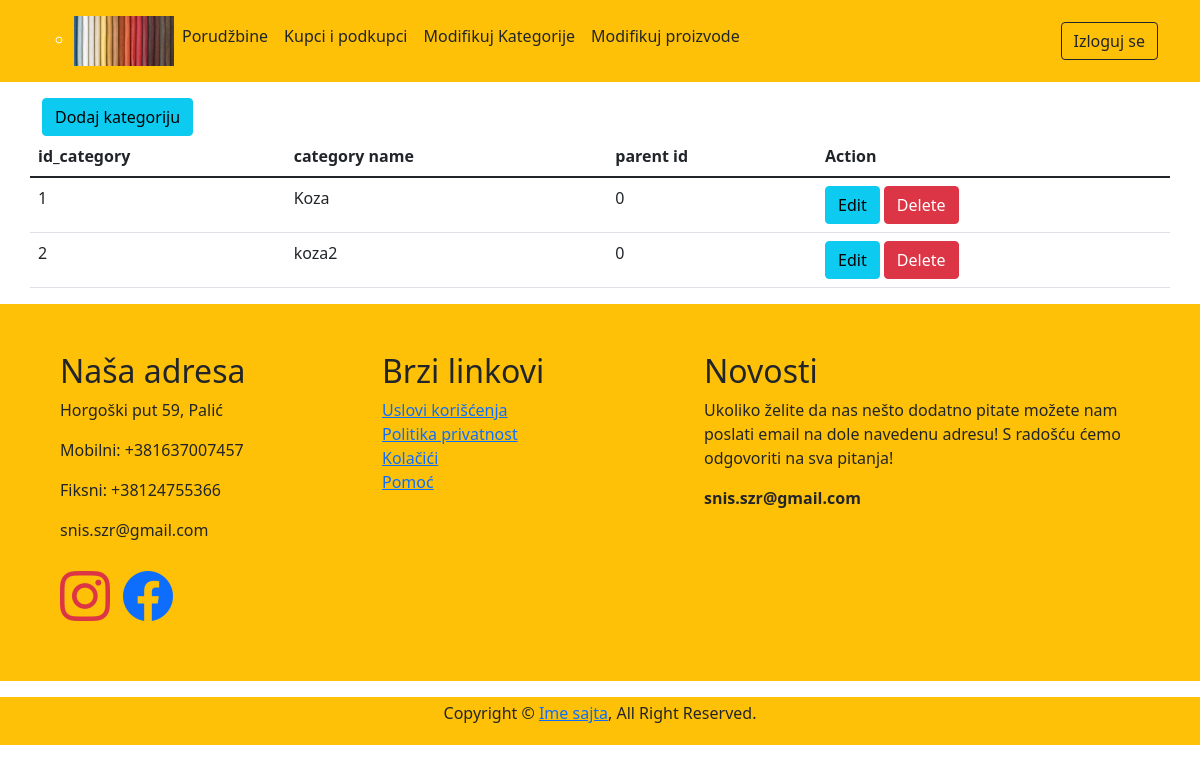
Page /admin/admin-editCategory.php (signed in) on the committed database.
### tables this page shows
CREATE TABLE `category` (
  `id_category` int(11) NOT NULL,
  `name` varchar(50) NOT NULL,
  `parent_id` int(11) NOT NULL
);

### admin/admin-editCategory.php (the view, shortened to what this page needs)
<?php
require_once "../database/db_config.php";
?>
<!doctype html>
<html lang="en">
<head>
    <link href="https://cdn.jsdelivr.net/npm/bootstrap@5.1.3/dist/css/bootstrap.min.css" rel="stylesheet">
    <link rel="stylesheet" href="https://cdn.jsdelivr.net/npm/bootstrap-icons@1.7.2/font/bootstrap-icons.css">
</head>
<body>
    <header class="p-3 bg-warning text-light mb-3">
        <div class="container">
            <div class="d-flex flex-wrap align-items-center justify-content-center justify-content-lg-start" id="navbarNav">
                <ul class="nav col-12 col-lg-auto me-lg-auto mb-2 justify-content-center mb-md-0">
                    <ul>
                        <li><img src="../img/logo.jpg" alt="Logo" style="width: 100px;height: 50px"></li>
                    </ul>
                    <li><a href="admin-panel.php" class="nav-link px-2 text-dark">Porudžbine</a></li>
                    <li><a href="customer_customerLocal.php" class="nav-link px-2 text-dark">Kupci i podkupci</a></li>
                    <li><a href="admin-editCategory.php" class="nav-link px-2 text-dark">Modifikuj Kategorije</a></li>
                    <li><a href="admin-editProducts.php" class="nav-link px-2 text-dark">Modifikuj proizvode</a></li>
                </ul>
                <div class="text-end">
                    <a href="admin-logout.php" class="btn btn-outline-dark">Izloguj se</a>
                </div>
            </div>
        </div>
    </header>
    <div class="container">
        <?php
        $sql = "SELECT * FROM category";
        $query = $connection->prepare($sql);
        $query->execute();
        $results = $query->fetchAll(PDO::FETCH_OBJ);
        ?>
        <div>
            <a href="add-category.php" class="btn btn-info">Dodaj kategoriju</a>
        </div>
        <div class="row justify-content-center">
            <table class="table table-responsive">
                <thead>
                    <tr>
                        <th>id_category</th>
                        <th>category name</th>
                        <th>parent id</th>
                        <th colspan="2">Action</th>
                    </tr>
                </thead>
                <?php
                if ($query->rowCount() > 0) : ?>
                    <?php foreach ($results as $result) { ?>
                        <tr>
                            <td><?php echo $result->id_category ?></td>
                            <td><?php echo $result->name ?></td>
                            <td><?php echo $result->parent_id ?></td>
                            <td>
                                <a href="edit-category.php?id_category=<?php echo $result->id_category; ?>&name=<?php echo $result->name; ?>&parent_id=<?php echo $result->parent_id; ?>" class="btn btn-info">Edit</a>
                                <a href="admin-editCategory.php?delete=<?php echo $result->id_category; ?>" class="btn btn-danger">Delete</a>
                            </td>
                        </tr>
                    <?php } ?>
                <?php endif; ?>
            </table>
        </div>
    </div>
    <?php
    require '../partials/footer.php';
    ?>
</body>
</html>

### rows in the picture
category: id_category "1", name "Koza", parent "0"
category: id_category "2", name "koza2", parent "0"
